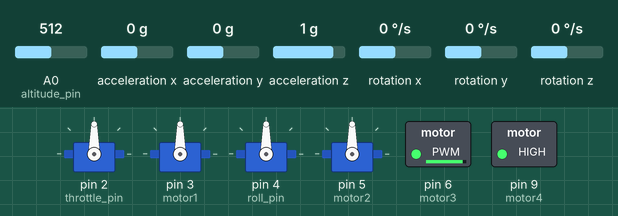
Simulated run of this sketch. Board: Arduino Uno, built with avr-gcc and run on an emulated ATmega328P. On the bench: 4 × servo, switched loads named in the sketch (green lamp = pin HIGH). The inputs (shaded band) are chosen by the test bench; at power-on: A0 (altitude_pin) = 512, acceleration x 0 g, acceleration y 0 g, acceleration z 1 g, rotation x 0 °/s, rotation y 0 °/s, rotation z 0 °/s. Pins used as bus, display or sensor lines are not drawn.

Above: at 0.15 s.
Timing chart, 0 to 130.0 s (numbered marks = the images above):
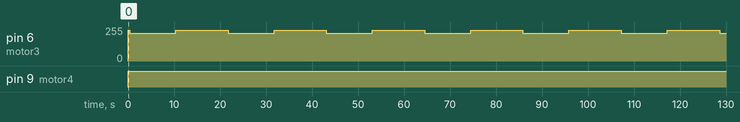

Measured:
- by itself, pin 6 (motor3): repeats every 21.4 s: 208/255 10.0 s, 232/255 11.3 s
- by itself, pin 9 (motor4): LOW → HIGH at 0.01 s

The sketch:

drone-logic.ino
```cpp
#include <Wire.h>
#include <I2Cdev.h>
#include <MPU6050.h>
#include <Servo.h>

MPU6050 mpu;

// PID constants
float Kp_pitch = 0.5;
float Ki_pitch = 0.01;
float Kd_pitch = 0.1;
float Kp_altitude = 0.5;
float Ki_altitude = 0.01;
float Kd_altitude = 0.1;
float Kp_yaw = 0.5;
float Ki_yaw = 0.01;
float Kd_yaw = 0.1;

// PID variables
float pitch_error, last_pitch_error, pitch_integral, pitch_derivative, pitch_pid_output;
float altitude_error, last_altitude_error, altitude_integral, altitude_derivative, altitude_pid_output;
float yaw_error, last_yaw_error, yaw_integral, yaw_derivative, yaw_pid_output;

// Motor pins
int motor1 = 3;
int motor2 = 5;
int motor3 = 6;
int motor4 = 9;

// Altitude sensor pin
int altitude_pin = A0;

// Receiver pins
int throttle_pin = 2;
int pitch_pin = 3;
int roll_pin = 4;
int yaw_pin = 5;

// Servo objects
Servo throttle_servo;
Servo pitch_servo;
Servo roll_servo;
Servo yaw_servo;

// Safety variables
bool emergency_shutdown = false;
unsigned long last_maneuver_time = 0;

void setup() {
  Wire.begin();
  Serial.begin(9600);
  mpu.initialize();
  mpu.setFullScaleGyroRange(MPU6050_GYRO_FS_500);
  mpu.setFullScaleAccelRange(MPU6050_ACCEL_FS_16);

  pinMode(motor1, OUTPUT);
  pinMode(motor2, OUTPUT);
  pinMode(motor3, OUTPUT);
  pinMode(motor4, OUTPUT);

  throttle_servo.attach(throttle_pin);
  pitch_servo.attach(pitch_pin);
  roll_servo.attach(roll_pin);
  yaw_servo.attach(yaw_pin);
}

void loop() {
  // Check for emergency shutdown
  if (emergency_shutdown) {
    analogWrite(motor1, 0);
    analogWrite(motor2, 0);
    analogWrite(motor3, 0);
    analogWrite(motor4, 0);
    return;
  }

  // Read MPU6050 sensor values
  int16_t ax, ay, az, gx, gy, gz;
  mpu.getMotion6(&ax, &ay, &az, &gx, &gy, &gz);

  // Compute pitch, roll, and yaw angles
  float pitch = atan2(-ax, sqrt(ay*ay + az*az)) * 180.0 / PI;
  float roll = atan2(ay, sqrt(ax*ax + az*az)) * 180.0 / PI;
  float yaw = gy * 250.0 / 32768.0;

  // Read receiver inputs
  int throttle_input = throttle_servo.read();
  int pitch_input = pitch_servo.read();
  int roll_input = roll_servo.read();
  int yaw_input = yaw_servo.read();

  // Map receiver inputs to PID setpoints
  float pitch_setpoint = map(pitch_input, 0, 180, -30, 30);
  float altitude_setpoint = map(throttle_input, 1000, 2000, 0, 1023);
  float yaw_setpoint = map(yaw_input, 0, 180, -180, 180);

// Compute PID errors
  pitch_error = pitch_setpoint - pitch;
  altitude_error = altitude_setpoint - analogRead(altitude_pin);
  yaw_error = yaw_setpoint - yaw;

// Compute PID outputs
  pitch_integral += Ki_pitch * pitch_error;
  altitude_integral += Ki_altitude * altitude_error;
  yaw_integral += Ki_yaw * yaw_error;

  pitch_derivative = Kd_pitch * (pitch_error - last_pitch_error);
  altitude_derivative = Kd_altitude * (altitude_error - last_altitude_error);
  yaw_derivative = Kd_yaw * (yaw_error - last_yaw_error);

  pitch_pid_output = Kp_pitch * pitch_error + pitch_integral + pitch_derivative;
  altitude_pid_output = Kp_altitude * altitude_error + altitude_integral + altitude_derivative;
  yaw_pid_output = Kp_yaw * yaw_error + yaw_integral + yaw_derivative;

// Update last error for next iteration
  last_pitch_error = pitch_error;
  last_altitude_error = altitude_error;
  last_yaw_error = yaw_error;

// Compute motor outputs
  int motor1_output = throttle_input + pitch_pid_output + altitude_pid_output - yaw_pid_output;
  int motor2_output = throttle_input - pitch_pid_output + altitude_pid_output + yaw_pid_output;
  int motor3_output = throttle_input - pitch_pid_output - altitude_pid_output - yaw_pid_output;
  int motor4_output = throttle_input + pitch_pid_output - altitude_pid_output + yaw_pid_output;

// Limit motor outputs to valid range
  motor1_output = constrain(motor1_output, 1000, 2000);
  motor2_output = constrain(motor2_output, 1000, 2000);
  motor3_output = constrain(motor3_output, 1000, 2000);
  motor4_output = constrain(motor4_output, 1000, 2000);

// Write motor outputs
  analogWrite(motor1, motor1_output);
  analogWrite(motor2, motor2_output);
  analogWrite(motor3, motor3_output);
  analogWrite(motor4, motor4_output);
}

// Function to shutdown motors in case of emergency
  void emergencyShutdown() {
  emergency_shutdown = true;
}


  
```
